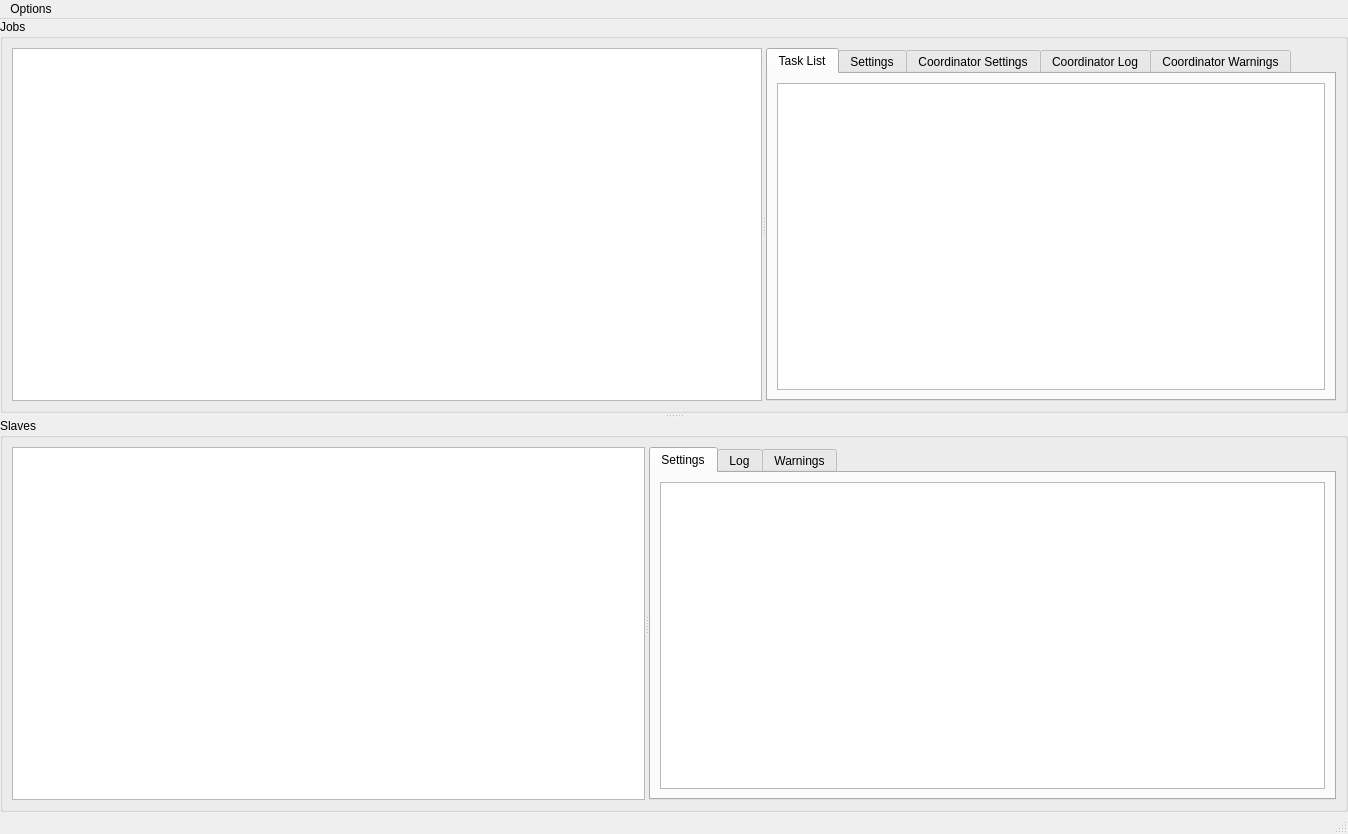
<?xml version="1.0" encoding="UTF-8"?>
<ui version="4.0">
 <class>mw_RenderHandler</class>
 <widget class="QMainWindow" name="mw_RenderHandler">
  <property name="geometry">
   <rect>
    <x>0</x>
    <y>0</y>
    <width>1348</width>
    <height>834</height>
   </rect>
  </property>
  <property name="windowTitle">
   <string>Render Handler</string>
  </property>
  <property name="dockNestingEnabled">
   <bool>false</bool>
  </property>
  <widget class="QWidget" name="centralwidget">
   <layout class="QVBoxLayout" name="verticalLayout">
    <property name="spacing">
     <number>0</number>
    </property>
    <property name="margin">
     <number>0</number>
    </property>
    <item>
     <widget class="QSplitter" name="splitter_3">
      <property name="orientation">
       <enum>Qt::Vertical</enum>
      </property>
      <property name="handleWidth">
       <number>5</number>
      </property>
      <widget class="QGroupBox" name="gb_jobs">
       <property name="title">
        <string>Jobs</string>
       </property>
       <layout class="QVBoxLayout" name="verticalLayout_5">
        <item>
         <widget class="QSplitter" name="splitter_2">
          <property name="orientation">
           <enum>Qt::Horizontal</enum>
          </property>
          <widget class="QTableWidget" name="tw_jobs">
           <property name="sizePolicy">
            <sizepolicy hsizetype="Expanding" vsizetype="Expanding">
             <horstretch>10</horstretch>
             <verstretch>0</verstretch>
            </sizepolicy>
           </property>
           <property name="contextMenuPolicy">
            <enum>Qt::CustomContextMenu</enum>
           </property>
           <property name="editTriggers">
            <set>QAbstractItemView::NoEditTriggers</set>
           </property>
           <property name="selectionMode">
            <enum>QAbstractItemView::SingleSelection</enum>
           </property>
           <property name="selectionBehavior">
            <enum>QAbstractItemView::SelectRows</enum>
           </property>
           <property name="verticalScrollMode">
            <enum>QAbstractItemView::ScrollPerPixel</enum>
           </property>
           <property name="horizontalScrollMode">
            <enum>QAbstractItemView::ScrollPerPixel</enum>
           </property>
           <property name="showGrid">
            <bool>false</bool>
           </property>
           <property name="gridStyle">
            <enum>Qt::NoPen</enum>
           </property>
           <property name="sortingEnabled">
            <bool>true</bool>
           </property>
           <attribute name="horizontalHeaderCascadingSectionResizes">
            <bool>false</bool>
           </attribute>
           <attribute name="horizontalHeaderHighlightSections">
            <bool>false</bool>
           </attribute>
           <attribute name="horizontalHeaderStretchLastSection">
            <bool>true</bool>
           </attribute>
          </widget>
          <widget class="QTabWidget" name="tb_jobs">
           <property name="sizePolicy">
            <sizepolicy hsizetype="Expanding" vsizetype="Expanding">
             <horstretch>7</horstretch>
             <verstretch>0</verstretch>
            </sizepolicy>
           </property>
           <property name="currentIndex">
            <number>0</number>
           </property>
           <widget class="QWidget" name="tab">
            <attribute name="title">
             <string>Task List</string>
            </attribute>
            <layout class="QVBoxLayout" name="verticalLayout_7">
             <item>
              <widget class="QTableWidget" name="tw_taskList">
               <property name="contextMenuPolicy">
                <enum>Qt::CustomContextMenu</enum>
               </property>
               <property name="editTriggers">
                <set>QAbstractItemView::NoEditTriggers</set>
               </property>
               <property name="selectionBehavior">
                <enum>QAbstractItemView::SelectRows</enum>
               </property>
               <property name="verticalScrollMode">
                <enum>QAbstractItemView::ScrollPerPixel</enum>
               </property>
               <property name="horizontalScrollMode">
                <enum>QAbstractItemView::ScrollPerPixel</enum>
               </property>
               <property name="showGrid">
                <bool>false</bool>
               </property>
               <property name="sortingEnabled">
                <bool>true</bool>
               </property>
               <attribute name="horizontalHeaderHighlightSections">
                <bool>false</bool>
               </attribute>
               <attribute name="horizontalHeaderStretchLastSection">
                <bool>true</bool>
               </attribute>
               <attribute name="verticalHeaderVisible">
                <bool>false</bool>
               </attribute>
              </widget>
             </item>
            </layout>
           </widget>
           <widget class="QWidget" name="tab_7">
            <attribute name="title">
             <string>Settings</string>
            </attribute>
            <layout class="QVBoxLayout" name="verticalLayout_6">
             <item>
              <widget class="QTableWidget" name="tw_jobSettings">
               <property name="sizePolicy">
                <sizepolicy hsizetype="Expanding" vsizetype="Expanding">
                 <horstretch>0</horstretch>
                 <verstretch>0</verstretch>
                </sizepolicy>
               </property>
               <property name="contextMenuPolicy">
                <enum>Qt::CustomContextMenu</enum>
               </property>
               <property name="editTriggers">
                <set>QAbstractItemView::DoubleClicked</set>
               </property>
               <property name="selectionMode">
                <enum>QAbstractItemView::SingleSelection</enum>
               </property>
               <property name="verticalScrollMode">
                <enum>QAbstractItemView::ScrollPerPixel</enum>
               </property>
               <property name="horizontalScrollMode">
                <enum>QAbstractItemView::ScrollPerPixel</enum>
               </property>
               <attribute name="horizontalHeaderHighlightSections">
                <bool>false</bool>
               </attribute>
               <attribute name="horizontalHeaderStretchLastSection">
                <bool>true</bool>
               </attribute>
               <attribute name="verticalHeaderVisible">
                <bool>false</bool>
               </attribute>
               <attribute name="verticalHeaderHighlightSections">
                <bool>false</bool>
               </attribute>
              </widget>
             </item>
            </layout>
           </widget>
           <widget class="QWidget" name="t_coordSettings">
            <attribute name="title">
             <string>Coordinator Settings</string>
            </attribute>
            <layout class="QVBoxLayout" name="verticalLayout_8">
             <item>
              <widget class="QTableWidget" name="tw_coordSettings">
               <property name="sizePolicy">
                <sizepolicy hsizetype="Expanding" vsizetype="Expanding">
                 <horstretch>0</horstretch>
                 <verstretch>0</verstretch>
                </sizepolicy>
               </property>
               <property name="contextMenuPolicy">
                <enum>Qt::CustomContextMenu</enum>
               </property>
               <property name="editTriggers">
                <set>QAbstractItemView::DoubleClicked</set>
               </property>
               <property name="selectionMode">
                <enum>QAbstractItemView::SingleSelection</enum>
               </property>
               <property name="verticalScrollMode">
                <enum>QAbstractItemView::ScrollPerPixel</enum>
               </property>
               <property name="horizontalScrollMode">
                <enum>QAbstractItemView::ScrollPerPixel</enum>
               </property>
               <attribute name="horizontalHeaderHighlightSections">
                <bool>false</bool>
               </attribute>
               <attribute name="horizontalHeaderStretchLastSection">
                <bool>true</bool>
               </attribute>
               <attribute name="verticalHeaderVisible">
                <bool>false</bool>
               </attribute>
               <attribute name="verticalHeaderHighlightSections">
                <bool>false</bool>
               </attribute>
              </widget>
             </item>
            </layout>
           </widget>
           <widget class="QWidget" name="t_coordLog">
            <attribute name="title">
             <string>Coordinator Log</string>
            </attribute>
            <layout class="QVBoxLayout" name="verticalLayout_12">
             <item>
              <widget class="QTextEdit" name="te_coordLog">
               <property name="contextMenuPolicy">
                <enum>Qt::CustomContextMenu</enum>
               </property>
               <property name="readOnly">
                <bool>true</bool>
               </property>
              </widget>
             </item>
             <item>
              <widget class="QWidget" name="widget_2" native="true">
               <property name="layoutDirection">
                <enum>Qt::LeftToRight</enum>
               </property>
               <layout class="QHBoxLayout" name="horizontalLayout_2">
                <item>
                 <widget class="QLabel" name="l_coordLogSize">
                  <property name="text">
                   <string/>
                  </property>
                 </widget>
                </item>
                <item>
                 <spacer name="horizontalSpacer_2">
                  <property name="orientation">
                   <enum>Qt::Horizontal</enum>
                  </property>
                  <property name="sizeHint" stdset="0">
                   <size>
                    <width>40</width>
                    <height>20</height>
                   </size>
                  </property>
                 </spacer>
                </item>
                <item>
                 <widget class="QLabel" name="label_2">
                  <property name="text">
                   <string>Filter Level:</string>
                  </property>
                 </widget>
                </item>
                <item>
                 <widget class="QSpinBox" name="sp_coordFilter">
                  <property name="maximumSize">
                   <size>
                    <width>40</width>
                    <height>16777215</height>
                   </size>
                  </property>
                 </widget>
                </item>
               </layout>
              </widget>
             </item>
            </layout>
           </widget>
           <widget class="QWidget" name="t_coordWarnings">
            <attribute name="title">
             <string>Coordinator Warnings</string>
            </attribute>
            <layout class="QVBoxLayout" name="verticalLayout_10">
             <item>
              <widget class="QTableWidget" name="tw_coordWarnings">
               <property name="contextMenuPolicy">
                <enum>Qt::CustomContextMenu</enum>
               </property>
               <property name="editTriggers">
                <set>QAbstractItemView::NoEditTriggers</set>
               </property>
               <property name="selectionBehavior">
                <enum>QAbstractItemView::SelectRows</enum>
               </property>
               <property name="verticalScrollMode">
                <enum>QAbstractItemView::ScrollPerPixel</enum>
               </property>
               <property name="horizontalScrollMode">
                <enum>QAbstractItemView::ScrollPerPixel</enum>
               </property>
               <property name="columnCount">
                <number>2</number>
               </property>
               <attribute name="horizontalHeaderVisible">
                <bool>false</bool>
               </attribute>
               <attribute name="horizontalHeaderStretchLastSection">
                <bool>true</bool>
               </attribute>
               <attribute name="verticalHeaderHighlightSections">
                <bool>false</bool>
               </attribute>
               <column/>
               <column/>
              </widget>
             </item>
            </layout>
           </widget>
          </widget>
         </widget>
        </item>
       </layout>
      </widget>
      <widget class="QGroupBox" name="gb_slaves">
       <property name="title">
        <string>Slaves</string>
       </property>
       <layout class="QVBoxLayout" name="verticalLayout_4">
        <item>
         <widget class="QSplitter" name="splitter">
          <property name="orientation">
           <enum>Qt::Horizontal</enum>
          </property>
          <widget class="QTableWidget" name="tw_slaves">
           <property name="sizePolicy">
            <sizepolicy hsizetype="Expanding" vsizetype="Expanding">
             <horstretch>0</horstretch>
             <verstretch>0</verstretch>
            </sizepolicy>
           </property>
           <property name="contextMenuPolicy">
            <enum>Qt::CustomContextMenu</enum>
           </property>
           <property name="editTriggers">
            <set>QAbstractItemView::NoEditTriggers</set>
           </property>
           <property name="selectionMode">
            <enum>QAbstractItemView::SingleSelection</enum>
           </property>
           <property name="selectionBehavior">
            <enum>QAbstractItemView::SelectRows</enum>
           </property>
           <property name="verticalScrollMode">
            <enum>QAbstractItemView::ScrollPerPixel</enum>
           </property>
           <property name="horizontalScrollMode">
            <enum>QAbstractItemView::ScrollPerPixel</enum>
           </property>
           <property name="showGrid">
            <bool>false</bool>
           </property>
           <property name="gridStyle">
            <enum>Qt::NoPen</enum>
           </property>
           <property name="sortingEnabled">
            <bool>true</bool>
           </property>
           <attribute name="horizontalHeaderHighlightSections">
            <bool>false</bool>
           </attribute>
           <attribute name="horizontalHeaderStretchLastSection">
            <bool>true</bool>
           </attribute>
          </widget>
          <widget class="QTabWidget" name="tb_slaves">
           <property name="currentIndex">
            <number>0</number>
           </property>
           <widget class="QWidget" name="tab_5">
            <attribute name="title">
             <string>Settings</string>
            </attribute>
            <layout class="QVBoxLayout" name="verticalLayout_3">
             <item>
              <widget class="QTableWidget" name="tw_slaveSettings">
               <property name="contextMenuPolicy">
                <enum>Qt::CustomContextMenu</enum>
               </property>
               <property name="editTriggers">
                <set>QAbstractItemView::DoubleClicked</set>
               </property>
               <property name="selectionMode">
                <enum>QAbstractItemView::SingleSelection</enum>
               </property>
               <property name="verticalScrollMode">
                <enum>QAbstractItemView::ScrollPerPixel</enum>
               </property>
               <property name="horizontalScrollMode">
                <enum>QAbstractItemView::ScrollPerPixel</enum>
               </property>
               <attribute name="horizontalHeaderHighlightSections">
                <bool>false</bool>
               </attribute>
               <attribute name="horizontalHeaderStretchLastSection">
                <bool>true</bool>
               </attribute>
               <attribute name="verticalHeaderVisible">
                <bool>false</bool>
               </attribute>
               <attribute name="verticalHeaderHighlightSections">
                <bool>false</bool>
               </attribute>
              </widget>
             </item>
            </layout>
           </widget>
           <widget class="QWidget" name="tab_6">
            <attribute name="title">
             <string>Log</string>
            </attribute>
            <layout class="QVBoxLayout" name="verticalLayout_2">
             <item>
              <widget class="QTextEdit" name="te_slaveLog">
               <property name="contextMenuPolicy">
                <enum>Qt::CustomContextMenu</enum>
               </property>
               <property name="readOnly">
                <bool>true</bool>
               </property>
              </widget>
             </item>
             <item>
              <widget class="QWidget" name="widget" native="true">
               <property name="layoutDirection">
                <enum>Qt::LeftToRight</enum>
               </property>
               <layout class="QHBoxLayout" name="horizontalLayout">
                <item>
                 <widget class="QLabel" name="l_slaveLogSize">
                  <property name="text">
                   <string/>
                  </property>
                 </widget>
                </item>
                <item>
                 <spacer name="horizontalSpacer">
                  <property name="orientation">
                   <enum>Qt::Horizontal</enum>
                  </property>
                  <property name="sizeHint" stdset="0">
                   <size>
                    <width>40</width>
                    <height>20</height>
                   </size>
                  </property>
                 </spacer>
                </item>
                <item>
                 <widget class="QLabel" name="label">
                  <property name="text">
                   <string>Filter Level:</string>
                  </property>
                 </widget>
                </item>
                <item>
                 <widget class="QSpinBox" name="sp_slaveFilter">
                  <property name="maximumSize">
                   <size>
                    <width>40</width>
                    <height>16777215</height>
                   </size>
                  </property>
                 </widget>
                </item>
               </layout>
              </widget>
             </item>
            </layout>
           </widget>
           <widget class="QWidget" name="tab_2">
            <attribute name="title">
             <string>Warnings</string>
            </attribute>
            <layout class="QVBoxLayout" name="verticalLayout_9">
             <item>
              <widget class="QTableWidget" name="tw_slaveWarnings">
               <property name="contextMenuPolicy">
                <enum>Qt::CustomContextMenu</enum>
               </property>
               <property name="editTriggers">
                <set>QAbstractItemView::NoEditTriggers</set>
               </property>
               <property name="selectionBehavior">
                <enum>QAbstractItemView::SelectRows</enum>
               </property>
               <property name="verticalScrollMode">
                <enum>QAbstractItemView::ScrollPerPixel</enum>
               </property>
               <property name="horizontalScrollMode">
                <enum>QAbstractItemView::ScrollPerPixel</enum>
               </property>
               <property name="columnCount">
                <number>2</number>
               </property>
               <attribute name="horizontalHeaderVisible">
                <bool>false</bool>
               </attribute>
               <attribute name="horizontalHeaderStretchLastSection">
                <bool>true</bool>
               </attribute>
               <attribute name="verticalHeaderHighlightSections">
                <bool>false</bool>
               </attribute>
               <column/>
               <column/>
              </widget>
             </item>
            </layout>
           </widget>
          </widget>
         </widget>
        </item>
       </layout>
      </widget>
     </widget>
    </item>
   </layout>
  </widget>
  <widget class="QMenuBar" name="menubar">
   <property name="geometry">
    <rect>
     <x>0</x>
     <y>0</y>
     <width>1348</width>
     <height>21</height>
    </rect>
   </property>
   <widget class="QMenu" name="menuOptions">
    <property name="title">
     <string>Options</string>
    </property>
   </widget>
   <addaction name="menuOptions"/>
  </widget>
  <widget class="QStatusBar" name="statusbar"/>
  <action name="actionShowCoord">
   <property name="checkable">
    <bool>true</bool>
   </property>
   <property name="text">
    <string>Show Coordinator</string>
   </property>
  </action>
 </widget>
 <resources/>
 <connections/>
</ui>
